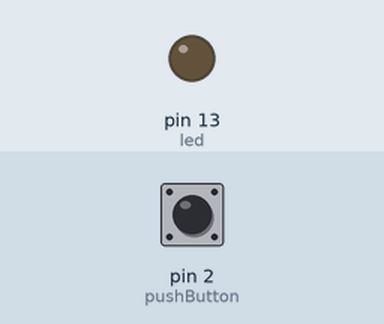
Simulated run of this sketch. Board: Arduino Uno, built with avr-gcc and run on an emulated ATmega328P. On the bench: output pins drawn as LEDs (lit = HIGH). Dashed ring = blinking. Inputs (shaded band) come from the test bench; at power-on: pin 2 (pushButton) LOW. What the sketch prints to the serial monitor is not drawn.

Above: at 1.2 s.
1.3 s: pin 2 (pushButton) pulled HIGH for 1 s
At 1.45 s:
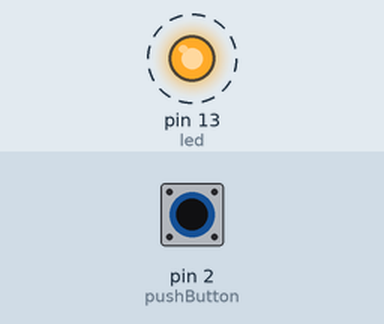
4.3 s: pin 2 (pushButton) pulled HIGH for 3.2 s
At 8.9 s:
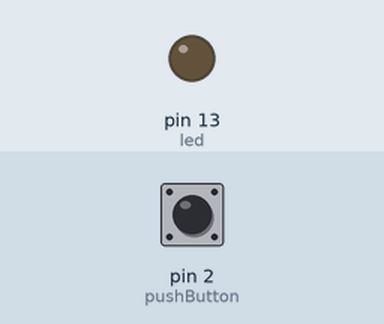
Timing chart, 0 to 10.4 s (numbered marks = the images above; inputs shaded):
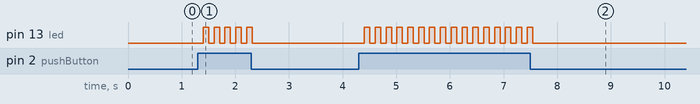

Measured:
- after the input at 1.3 s, pin 13 (led): alternates HIGH for 0.10 s and LOW for 0.10 s, 10 changes in all, then stays LOW, starting after 0.10 s
- after the input at 4.3 s, pin 13 (led): alternates HIGH for 0.10 s and LOW for 0.10 s, 32 changes in all, then stays LOW, starting after 0.11 s

The sketch:

change.ino
```cpp
// Pin 2 has an pushbutton connected on most Arduino boards.
// give it a name:
int pushButton = 2;
int led = 13;
bool go = false;

// the setup routine runs once when you press reset:
void setup() {
  //initialize serial communication at 9600 buts per second
  Serial.begin(9600);
  //make the pushButton's pin an input:
  pinMode(pushButton,INPUT);
  pinMode(led, OUTPUT);
}

// the loop routine runs over and over again forever:
void loop() {

  //read the input pin
  int buttonState = digitalRead(pushButton);
  Serial.println(buttonState);
  delay(1);
  //read the output pin
  if(buttonState > 0 ) {
  go = !go;
    delay(100);

  }

  if(go == true)
  {
  digitalWrite(led, HIGH);
  }
  else
  {
     digitalWrite(led, LOW);
  }
}
```
